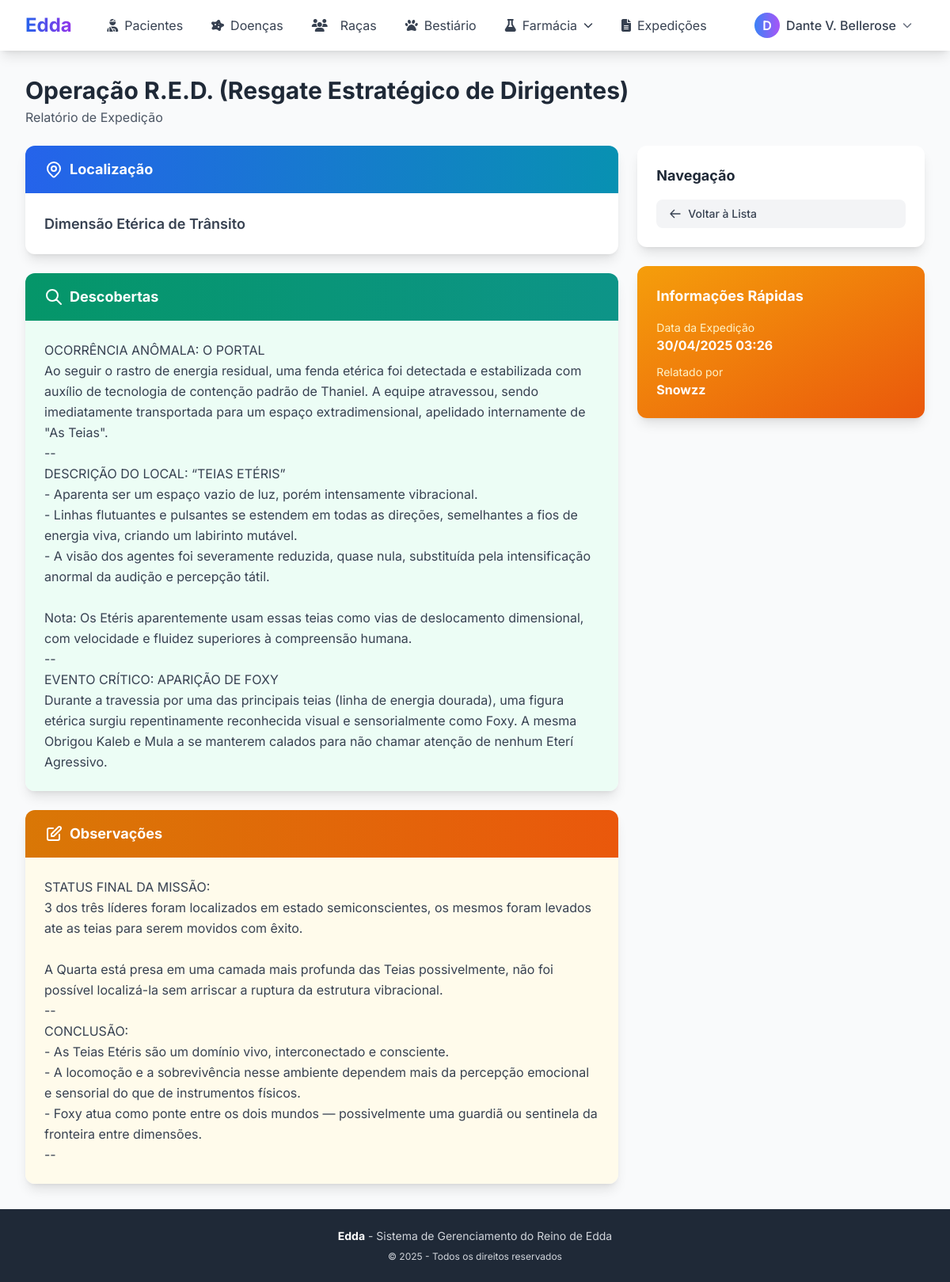
The page /relatorios/5/ (signed in) on the database its author committed.
### medsystem/core/models.py (models this page shows, shortened)
class Usuario(AbstractUser):
    TIPO_CHOICES = [
        ('MED', 'Médico'),
        ('OUT', 'Outro'),
        ('ADM', 'Administrador'),
    ]
    nickname = models.CharField(max_length=100)
    tipo = models.CharField(max_length=3, choices=TIPO_CHOICES, default='OUT')
    cidade = models.ForeignKey('Cidade', on_delete=models.SET_NULL, null=True, blank=True)

class RelatorioExpedicao(models.Model):
    titulo = models.CharField(max_length=200)
    localizacao = models.CharField(max_length=200)
    data = models.DateTimeField(auto_now_add=True)
    descobertas = models.TextField()
    observacoes = models.TextField(blank=True)
    autor = models.ForeignKey(Usuario, on_delete=models.CASCADE)
    class Meta:
        ordering = ['-data']

### medsystem/core/views.py (the view)
# urls.py: path('relatorios/<int:pk>/', RelatorioExpedicaoDetailView.as_view(), name='relatorio-detail'),
class RelatorioExpedicaoDetailView(LoginRequiredMixin, DetailView):
    model = RelatorioExpedicao
    template_name = 'core/relatorio_detail.html'
    context_object_name = 'relatorio'  # Isso define o nome da variável no template

### medsystem/core/context_processors.py (called while the page is built)
def medico_context(request):
    is_medico = request.user.is_authenticated and request.user.tipo == 'MED'
    is_admin = request.user.is_authenticated and request.user.tipo == 'ADM'
    return {
        'is_medico': is_medico,
        'is_admin': is_admin,
        'is_medico_or_admin': is_medico or is_admin
    }

### medsystem/core/templates/core/relatorio_detail.html (shortened to what this page needs)
{% extends 'core/base.html' %}
{% block content %}
<div class="max-w-7xl mx-auto">
    <div class="mb-6 flex justify-between items-center">
        <div class="flex-1">
            <h1 class="text-3xl font-bold text-gray-800">{{ relatorio.titulo }}</h1>
            <p class="text-gray-600 mt-1">Relatório de Expedição</p>
        </div>
    </div>
    <div class="grid grid-cols-1 lg:grid-cols-3 gap-6">
        <div class="lg:col-span-2 space-y-6">
            <div class="bg-white rounded-xl shadow-lg overflow-hidden">
                <div class="bg-gradient-to-r from-blue-600 to-cyan-600 px-6 py-4">
                    <h2 class="text-white font-bold text-lg flex items-center gap-2">
                        Localização
                    </h2>
                </div>
                <div class="p-6">
                    <p class="text-gray-700 leading-relaxed text-lg font-semibold">{{ relatorio.localizacao }}</p>
                </div>
            </div>
            <div class="bg-white rounded-xl shadow-lg overflow-hidden">
                <div class="bg-gradient-to-r from-emerald-600 to-teal-600 px-6 py-4">
                    <h2 class="text-white font-bold text-lg flex items-center gap-2">
                        <svg class="w-6 h-6" fill="none" stroke="currentColor" viewBox="0 0 24 24">
                            <path stroke-linecap="round" stroke-linejoin="round" stroke-width="2" d="M21 21l-6-6m2-5a7 7 0 11-14 0 7 7 0 0114 0z"/>
                        </svg>
                        Descobertas
                    </h2>
                </div>
                <div class="p-6 bg-emerald-50">
                    <p class="text-gray-700 leading-relaxed whitespace-pre-line">{{ relatorio.descobertas }}</p>
                </div>
            </div>
            {% if relatorio.observacoes %}
            <div class="bg-white rounded-xl shadow-lg overflow-hidden">
                <div class="bg-gradient-to-r from-amber-600 to-orange-600 px-6 py-4">
                    <h2 class="text-white font-bold text-lg flex items-center gap-2">
                        <svg class="w-6 h-6" fill="none" stroke="currentColor" viewBox="0 0 24 24">
                            <path stroke-linecap="round" stroke-linejoin="round" stroke-width="2" d="M11 5H6a2 2 0 00-2 2v11a2 2 0 002 2h11a2 2 0 002-2v-5m-1.414-9.414a2 2 0 112.828 2.828L11.828 15H9v-2.828l8.586-8.586z"/>
                        </svg>
                        Observações
                    </h2>
                </div>
                <div class="p-6 bg-amber-50">
                    <p class="text-gray-700 leading-relaxed whitespace-pre-line">{{ relatorio.observacoes }}</p>
                </div>
            </div>
            {% endif %}
        </div>
        <div class="space-y-6">
            {% if user.tipo == 'ADM' or relatorio.autor == user %}
            <div class="bg-white rounded-xl shadow-lg p-6">
                <h3 class="text-lg font-bold text-gray-800 mb-4">Ações Rápidas</h3>
                <div class="space-y-2">
                    <a href="{% url 'relatorio-list' %}" class="w-full px-4 py-2 bg-gray-100 text-gray-700 rounded-lg hover:bg-gray-200 transition-colors flex items-center gap-2 text-sm font-medium">
                        <svg class="w-4 h-4" fill="none" stroke="currentColor" viewBox="0 0 24 24">
                            <path stroke-linecap="round" stroke-linejoin="round" stroke-width="2" d="M10 19l-7-7m0 0l7-7m-7 7h18"/>
                        </svg>
                        Voltar à Lista
                    </a>
                    <a href="{% url 'relatorio-update' relatorio.pk %}" class="w-full px-4 py-2 bg-emerald-600 text-white rounded-lg hover:bg-emerald-700 transition-colors flex items-center gap-2 text-sm font-medium">
                        <svg class="w-4 h-4" fill="none" stroke="currentColor" viewBox="0 0 24 24">
                            <path stroke-linecap="round" stroke-linejoin="round" stroke-width="2" d="M11 5H6a2 2 0 00-2 2v11a2 2 0 002 2h11a2 2 0 002-2v-5m-1.414-9.414a2 2 0 112.828 2.828L11.828 15H9v-2.828l8.586-8.586z"/>
                        </svg>
                        Editar Relatório
                    </a>
                    <a href="{% url 'relatorio-delete' relatorio.pk %}" class="w-full px-4 py-2 bg-red-600 text-white rounded-lg hover:bg-red-700 transition-colors flex items-center gap-2 text-sm font-medium">
                        <svg class="w-4 h-4" fill="none" stroke="currentColor" viewBox="0 0 24 24">
                            <path stroke-linecap="round" stroke-linejoin="round" stroke-width="2" d="M19 7l-.867 12.142A2 2 0 0116.138 21H7.862a2 2 0 01-1.995-1.858L5 7m5 4v6m4-6v6m1-10V4a1 1 0 00-1-1h-4a1 1 0 00-1 1v3M4 7h16"/>
                        </svg>
                        Excluir Relatório
                    </a>
                </div>
            </div>
            {% else %}
            <div class="bg-white rounded-xl shadow-lg p-6">
                <h3 class="text-lg font-bold text-gray-800 mb-4">Navegação</h3>
                <a href="{% url 'relatorio-list' %}" class="w-full px-4 py-2 bg-gray-100 text-gray-700 rounded-lg hover:bg-gray-200 transition-colors flex items-center gap-2 text-sm font-medium">
                    <svg class="w-4 h-4" fill="none" stroke="currentColor" viewBox="0 0 24 24">
                        <path stroke-linecap="round" stroke-linejoin="round" stroke-width="2" d="M10 19l-7-7m0 0l7-7m-7 7h18"/>
                    </svg>
                    Voltar à Lista
                </a>
            </div>
            {% endif %}
            <div class="bg-gradient-to-br from-amber-500 to-orange-600 rounded-xl shadow-lg p-6 text-white">
                <h3 class="text-lg font-bold mb-4">Informações Rápidas</h3>
                <div class="space-y-3">
                    <div>
                        <p class="text-amber-100 text-sm">Data da Expedição</p>
                        <p class="font-bold">{{ relatorio.data|date:"d/m/Y H:i" }}</p>
                    </div>
                    {% if relatorio.autor %}
                    <div>
                        <p class="text-amber-100 text-sm">Relatado por</p>
                        <p class="font-bold">{{ relatorio.autor.username }}</p>
                    </div>
                    {% endif %}
                </div>
            </div>
        </div>
    </div>
</div>
{% endblock %}

### medsystem/core/templates/core/base.html (shortened to what this page needs)
<!DOCTYPE html>
<html lang="pt-br" class="h-full">
<head>
    <script src="https://cdn.tailwindcss.com"></script>
    <link rel="stylesheet" href="https://cdnjs.cloudflare.com/ajax/libs/font-awesome/6.4.0/css/all.min.css">
</head>
<body class="bg-gray-50 flex flex-col min-h-screen">
    <nav class="bg-white shadow-lg">
        <div class="max-w-7xl mx-auto px-4 sm:px-6 lg:px-8">
            <div class="flex justify-between h-16">
                <div class="flex items-center">
                    <a href="{% url 'home' %}" class="flex items-center">
                        <span class="text-2xl font-bold bg-gradient-to-r from-blue-600 to-purple-600 bg-clip-text text-transparent">Edda</span>
                    </a>
                </div>
                {% if user.is_authenticated %}
                <div class="hidden md:flex items-center space-x-1">
                    {% if is_medico_or_admin %}
                    <a href="{% url 'paciente-list' %}" class="px-4 py-2 rounded-lg text-gray-700 hover:bg-blue-50 hover:text-blue-600 transition flex items-center gap-2">
                        <i class="fas fa-user-injured"></i>
                        <span>Pacientes</span>
                    </a>
                    {% endif %}
                    <a href="{% url 'doenca-list' %}" class="px-4 py-2 rounded-lg text-gray-700 hover:bg-blue-50 hover:text-blue-600 transition flex items-center gap-2">
                        <i class="fas fa-disease"></i>
                        <span>Doenças</span>
                    </a>
                    <a href="{% url 'raca-list' %}" class="px-4 py-2 rounded-lg text-gray-700 hover:bg-blue-50 hover:text-blue-600 transition flex items-center gap-2">
                        <i class="fas fa-users mr-2"></i>
                        <span>Raças</span>
                    </a>
                    <a href="{% url 'besta-list' %}" class="px-4 py-2 rounded-lg text-gray-700 hover:bg-blue-50 hover:text-blue-600 transition flex items-center gap-2">
                        <i class="fas fa-paw"></i>
                        <span>Bestiário</span>
                    </a>
                    <div class="relative">
                        <button onclick="toggleDropdown('farmacia-dropdown')" class="px-4 py-2 rounded-lg text-gray-700 hover:bg-purple-50 hover:text-purple-600 transition flex items-center gap-2">
                            <i class="fas fa-flask"></i>
                            <span>Farmácia</span>
                            <i class="fas fa-chevron-down text-xs"></i>
                        </button>
                    </div>
                    <a href="{% url 'relatorio-list' %}" class="px-4 py-2 rounded-lg text-gray-700 hover:bg-blue-50 hover:text-blue-600 transition flex items-center gap-2">
                        <i class="fas fa-file-alt"></i>
                        <span>Expedições</span>
                    </a>
                </div>
                <div class="flex items-center gap-4">
                    <div class="relative">
                        <button onclick="toggleDropdown('user-dropdown')" class="flex items-center gap-2 px-4 py-2 rounded-lg hover:bg-gray-100 transition">
                            <div class="w-8 h-8 bg-gradient-to-r from-blue-500 to-purple-500 rounded-full flex items-center justify-center text-white font-semibold">
                                {{ user.nickname|first|upper }}
                            </div>
                            <span class="hidden md:block font-medium text-gray-700">{{ user.nickname }}</span>
                            <i class="fas fa-chevron-down text-xs text-gray-500"></i>
                        </button>
                    </div>
                </div>
                {% endif %}
            </div>
        </div>
    </nav>
    <main class="flex-grow">
        <div class="max-w-7xl mx-auto px-4 sm:px-6 lg:px-8 py-8">
            {% block content %}{% endblock %}
        </div>
    </main>
    <footer class="bg-gray-800 text-gray-300 mt-auto">
        <div class="max-w-7xl mx-auto px-4 sm:px-6 lg:px-8 py-6">
            <div class="text-center">
                <p class="text-sm">
                    <strong class="text-white">Edda</strong> - Sistema de Gerenciamento do Reino de Edda
                </p>
                <p class="text-xs mt-2">© {% now "Y" %} - Todos os direitos reservados</p>
            </div>
        </div>
    </footer>
</body>
</html>

### medsystem/core/templates/core/base.html (style rules this page uses)
body { font-family: 'Inter', sans-serif; }

### rows shown on the page
Usuario: nickname|first "D", nickname "Dante V. Bellerose"
RelatorioExpedicao: titulo "Operação R.E.D. (Resgate Estratégico de Dirigentes)", localizacao "Dimensão Etérica de Trânsito", descobertas "OCORRÊNCIA ANÔMALA: O PORTAL Ao seguir o rastro de energia residual, uma fenda etérica foi detectada e estabilizada com auxílio de tecnologia de contenção padrão de Thaniel. A equipe atravessou, sendo imediatamente transportada para um espaço extradimensional, apelidado internamente de \"As Teias\". -- DESCRIÇÃO DO LOCAL: “TEIAS ETÉRIS” - Aparenta ser um espaço vazio de luz, porém intensamente vibracional. - Linhas flutuantes e pulsantes se estendem em todas as direções, semelhantes a fios de energia viva, criando um labirinto mutável. - A visão dos agentes foi severamente reduzida, quase nula, substituída pela intensificação anormal da audição e percepção tátil. Nota: Os Etéris aparentemente…", observacoes "STATUS FINAL DA MISSÃO: 3 dos três líderes foram localizados em estado semiconscientes, os mesmos foram levados ate as teias para serem movidos com êxito. A Quarta está presa em uma camada mais profunda das Teias possivelmente, não foi possível localizá-la sem arriscar a ruptura da estrutura vibracional. -- CONCLUSÃO: - As Teias Etéris são um domínio vivo, interconectado e consciente. - A locomoção e a sobrevivência nesse ambiente dependem mais da percepção emocional e sensorial do que de instrumentos físicos. - Foxy atua como ponte entre os dois mundos — possivelmente uma guardiã ou sentinela da fronteira entre dimensões. --", data "30/04/2025 03:26", autor.username "Snowzz"
